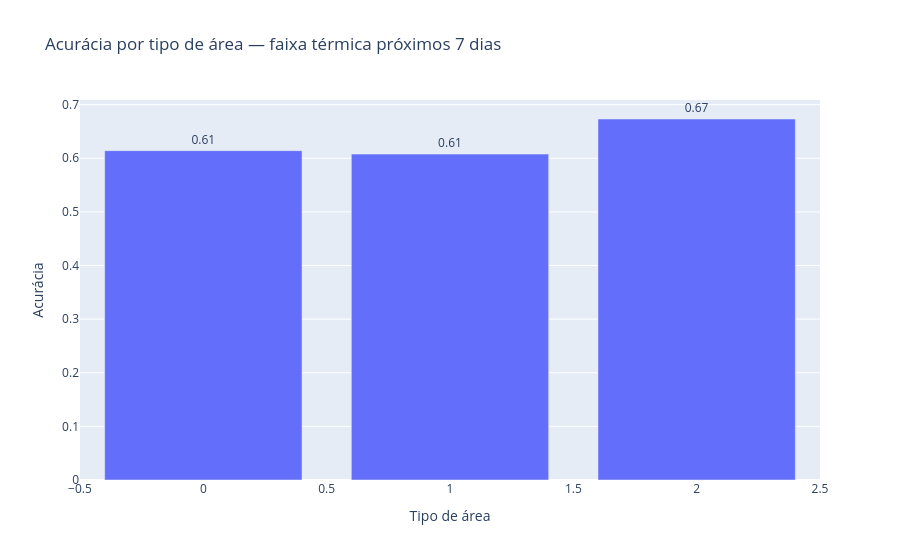

Source (notebook cell):
### Markdown cell above
### Gráfico: acurácia por tipo de área — próximos 7 dias

### Code cell
fig = px.bar(
    spark_df_para_dicts(acuracia_tipo_area_semana),
    x="tipo_area_idx",
    y="accuracy",
    text="accuracy",
    title="Acurácia por tipo de área — faixa térmica próximos 7 dias",
    labels={
        "tipo_area_idx": "Tipo de área",
        "accuracy": "Acurácia"
    }
)

fig.update_traces(texttemplate="%{text:.2f}", textposition="outside")
fig.show()

### Figure 1 — Plotly figure (JSON) as saved in the notebook; plotly's stock layout.template omitted (floating-point values rounded to 4 significant figures)
{"data": [{"hovertemplate": "Tipo de área=%{x}<br>Acurácia=%{text}<extra></extra>", "legendgroup": "", "marker": {"color": "#636efa", "pattern": {"shape": ""}}, "name": "", "orientation": "v", "showlegend": false, "text": [0.6142, 0.6077, 0.6732], "textposition": "outside", "texttemplate": "%{text:.2f}", "type": "bar", "x": [0.0, 1.0, 2.0], "xaxis": "x", "y": [0.6142, 0.6077, 0.6732], "yaxis": "y"}], "layout": {"barmode": "relative", "legend": {"tracegroupgap": 0}, "title": {"text": "Acurácia por tipo de área — faixa térmica próximos 7 dias"}, "xaxis": {"anchor": "y", "domain": [0, 1], "title": {"text": "Tipo de área"}}, "yaxis": {"anchor": "x", "domain": [0, 1], "title": {"text": "Acurácia"}}}}
